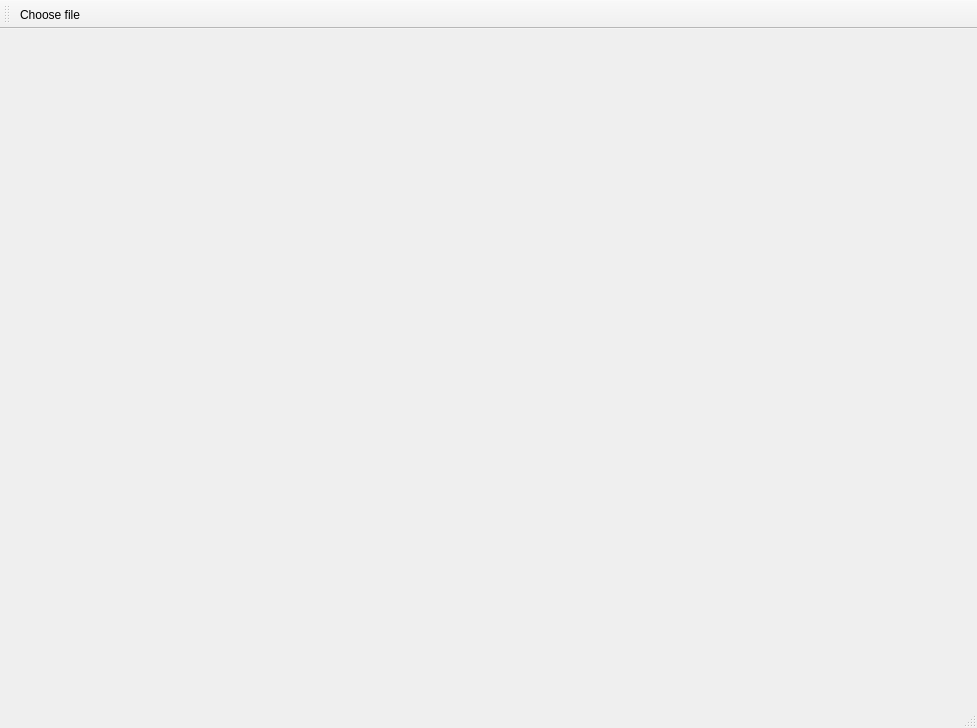
<?xml version="1.0" encoding="UTF-8"?>
<ui version="4.0">
 <class>MainWindow</class>
 <widget class="QMainWindow" name="MainWindow">
  <property name="geometry">
   <rect>
    <x>0</x>
    <y>0</y>
    <width>977</width>
    <height>728</height>
   </rect>
  </property>
  <property name="windowTitle">
   <string>MainWindow</string>
  </property>
  <widget class="QWidget" name="centralWidget">
   <widget class="QLabel" name="initialImageLabel">
    <property name="geometry">
     <rect>
      <x>20</x>
      <y>10</y>
      <width>461</width>
      <height>631</height>
     </rect>
    </property>
    <property name="styleSheet">
     <string notr="true"/>
    </property>
    <property name="text">
     <string/>
    </property>
   </widget>
   <widget class="QLabel" name="resultLabel">
    <property name="geometry">
     <rect>
      <x>500</x>
      <y>10</y>
      <width>461</width>
      <height>631</height>
     </rect>
    </property>
    <property name="styleSheet">
     <string notr="true"/>
    </property>
    <property name="text">
     <string/>
    </property>
   </widget>
  </widget>
  <widget class="QMenuBar" name="menuBar">
   <property name="geometry">
    <rect>
     <x>0</x>
     <y>0</y>
     <width>977</width>
     <height>21</height>
    </rect>
   </property>
  </widget>
  <widget class="QToolBar" name="mainToolBar">
   <attribute name="toolBarArea">
    <enum>TopToolBarArea</enum>
   </attribute>
   <attribute name="toolBarBreak">
    <bool>false</bool>
   </attribute>
   <addaction name="chooseFileBtn"/>
  </widget>
  <widget class="QStatusBar" name="statusBar"/>
  <action name="chooseFileBtn">
   <property name="icon">
    <iconset resource="resources.qrc">
     <normaloff>:/images/icons/dir.png</normaloff>:/images/icons/dir.png</iconset>
   </property>
   <property name="text">
    <string>Choose file</string>
   </property>
   <property name="toolTip">
    <string>Choose file</string>
   </property>
  </action>
 </widget>
 <layoutdefault spacing="6" margin="11"/>
 <resources>
  <include location="resources.qrc"/>
 </resources>
 <connections/>
</ui>
